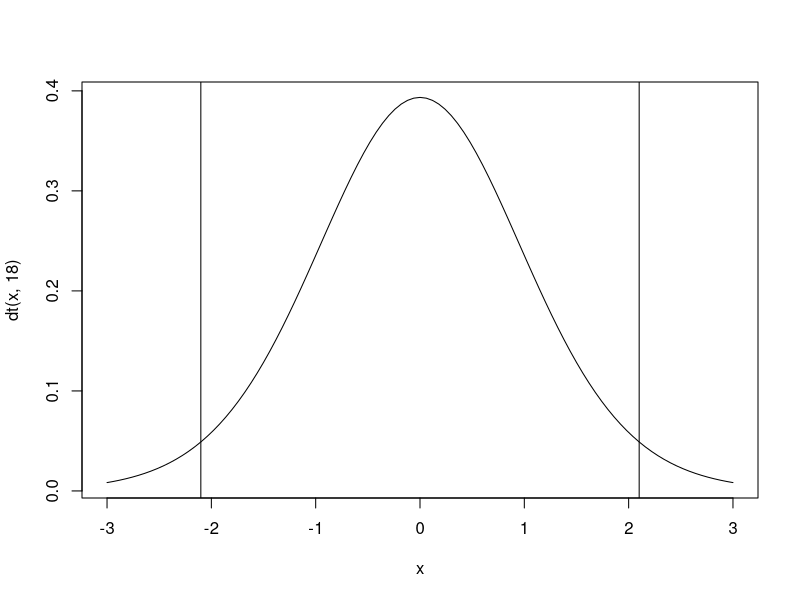

Here is the R script that generated this plot:

#相関係数の検定（無相関検定）
統計テスト1 = c(6, 10, 6, 10, 5, 3, 5, 9, 3, 3, 11, 6, 11, 9, 7, 5, 8, 7, 7, 9)
統計テスト1
統計テスト2 = c(10, 13, 8, 15, 8, 6, 9, 10, 7, 3, 18, 14, 18, 11, 12, 5, 7, 12, 7, 7)
統計テスト2

標本相関 = cor(統計テスト1, 統計テスト2)
標本相関

サンプルサイズ = length(統計テスト1)
サンプルサイズ

t統計量 = (標本相関*sqrt(サンプルサイズ-2))/(sqrt(1-標本相関**2))
t統計量

#自由度18のt分布で下側確率0.025となるtの値を求める
qt(0.025, 18)
#自由度18のt分布で下側確率0.975となるtの値を求める
qt(0.975, 18)

#無相関検定の棄却域
curve(dt(x, 18), -3, 3)
abline(v=qt(0.025, 18))
abline(v=qt(0.975, 18))

#t=4.805707←棄却域内。帰無仮説（母相関ρ=0）は棄却される。
#統計テスト1の得点と統計テスト2の得点の相関係数は5%水準で有意である。

pt(4.805707, 18, lower.tail=FALSE)
2 * pt(4.805707, 18, lower.tail=FALSE) #両側検定なので2倍する

#p値=0.0001416228<0.05（有意水準）なので帰無仮説は棄却される。

#関数による検定
cor.test(統計テスト1, 統計テスト2)
#片側検定の場合
cor.test(統計テスト1, 統計テスト2, alternative="greater")
